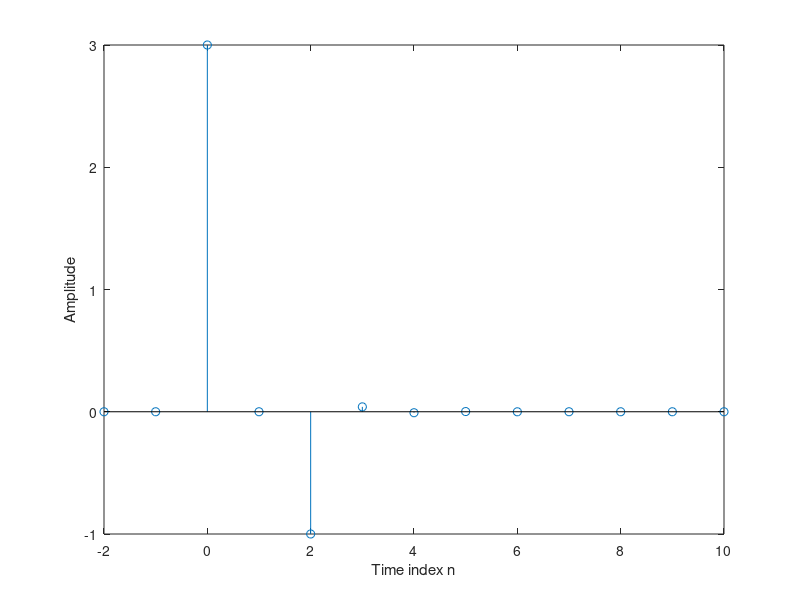

Write MATLAB code to recreate this figure.
% Question a
% f1 = 1500; f2 = 6000;
% T = 1/gcd(f1, f2);
% t = linspace (0,T,200);
% xt = sin(2*pi*f1*t) + 2*cos(2*pi*f2*t);
% subplot(3,1,1);
% plot(t,xt);
% xlabel('Time index n');ylabel('Amplitude');
% title('Continuous time signal');
% grid;
% 
% % Question b
% fs = 20000;
% Ts = 1/fs;
% ts = 0:Ts:T;
% xts = sin(2*pi*f1*ts) + 2*cos(2*pi*f2*ts);
% subplot(3,1,2);
% stem(ts, xts);
% hold on;
% plot(t,xt,'r--');
% xlabel('Time index n');ylabel('Amplitude');
% title('Naturally-sampled discrete time signal');
% grid;
% 
% % Question c
% subplot(3,1,3);
% stairs(ts,xts);
% hold on;
% plot(t,xt,'r--');
% xlabel('Time index n');ylabel('Amplitude');
% title('Flat-top discrete time signal');
% grid;

n=-2:10;
n1=3:10;
x = [zeros(1,2),3,0,-1,((-1/5).^(n1-1)).*ones(1,8)];
stem(n,x);
xlabel('Time index n');ylabel('Amplitude');
